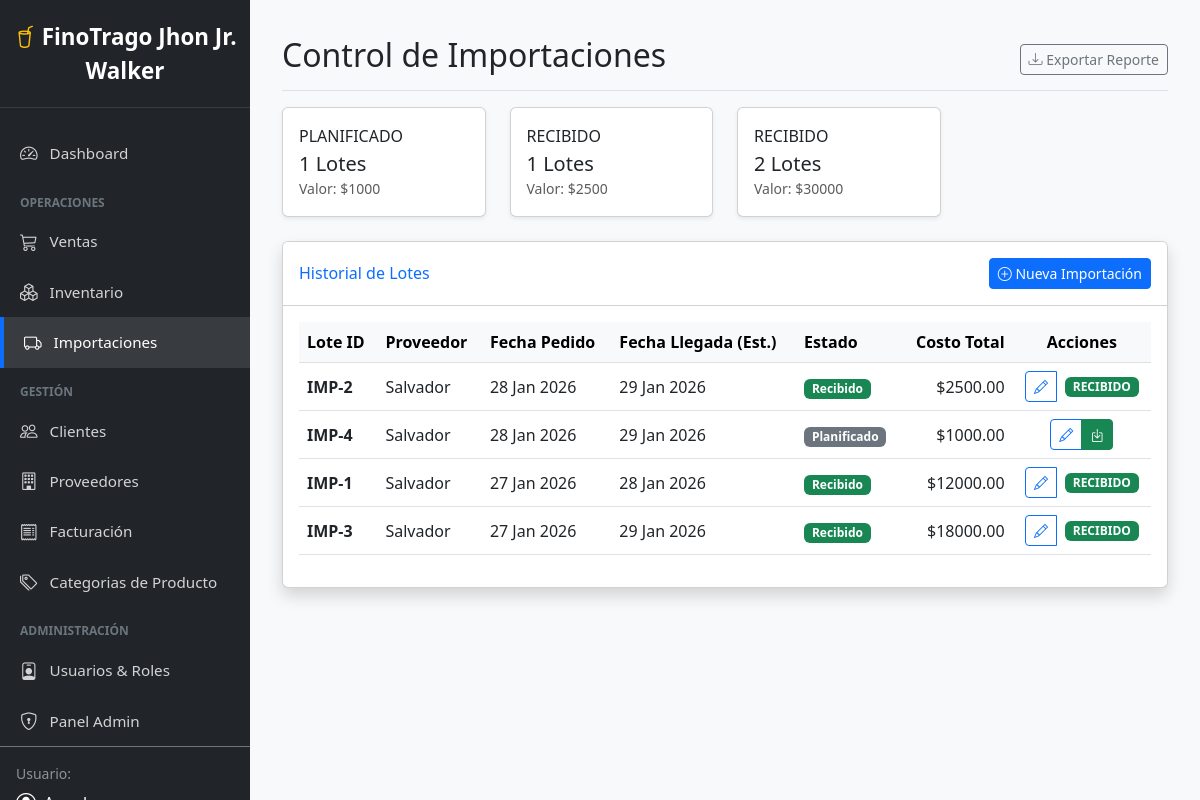
The page /importaciones/ (signed in) on the database its author committed.
### dashboard/models.py (models this page shows, shortened)
class Importacion(models.Model): # Tabla Importaciones
    proveedor = models.ForeignKey(Proveedor, on_delete=models.CASCADE)
    fecha_pedido = models.DateField()
    fecha_llegada = models.DateField(blank=True, null=True)
    estado = models.CharField(max_length=20, default='PLANIFICADO')
    total = models.DecimalField(max_digits=12, decimal_places=2, default=0)
    observacion = models.TextField(blank=True, null=True)
    stock_ingresado = models.BooleanField(default=False)
    @property
    def numero_lote(self): return f"IMP-{self.id}"
    @property
    def costo_total(self): return self.total
    class Meta:
        verbose_name_plural = "Importaciones"

class Proveedor(models.Model):
    nombre = models.CharField(max_length=100)
    tipo_proveedor = models.CharField(max_length=200, blank=True, null=True) # Según diagrama
    contacto = models.CharField(max_length=100, blank=True, null=True)
    telefono = models.CharField(max_length=20)
    email = models.EmailField(blank=True, null=True)
    direccion = models.CharField(max_length=200, blank=True, null=True)
    pais = models.CharField(max_length=50, blank=True, null=True) # Para dashboard "pais_origen"
    fecha_registro = models.DateTimeField(auto_now_add=True)
    class Meta:
        verbose_name_plural = "Proveedores"

### dashboard/decorators.py (the view)
        def wrapper(request, *args, **kwargs):
            perfil = getattr(request.user, 'perfil', None)
            if not perfil or not perfil.tiene_permiso(nombre_permiso):
                messages.error(request, "No tienes permisos para realizar esta acción.")
                return redirect('dashboard:principal')
            return view_func(request, *args, **kwargs)

### dashboard/models.py (called while the page is built)
    def tiene_permiso(self, permiso):
        if not self.rol:
            return False
        return self.rol.permisos.filter(nombre=permiso).exists()

### dashboard/templatetags/permisos.py (called while the page is built)
@register.filter
def tiene_permiso(usuario, permiso):
    if not usuario or not hasattr(usuario, 'perfil'):
        return False
    return usuario.perfil.tiene_permiso(permiso)

### dashboard/views.py (called while the page is built)
@login_required
@permiso_requerido('modulo_importacion')
def dashboard_importaciones(request):
    importaciones = Importacion.objects.all().order_by('-fecha_pedido')
    por_estado = importaciones.values('estado').annotate(
        cantidad=Count('id'),
        total=Sum('total')
    )
    context = {
        'importaciones': importaciones,
        'por_estado': por_estado
    }
    return render(request, 'dashboard/importaciones.html', context)

### dashboard/templates/dashboard/importaciones.html (shortened to what this page needs)
{% extends "dashboard/base.html" %}
{% block content %}
<div class="contenido-ajustado">
    <div class="container-fluid pt-3">
        <div class="d-flex justify-content-between flex-wrap flex-md-nowrap align-items-center pb-2 mb-3 border-bottom">
            <h1 class="h2">Control de Importaciones</h1>
            <div class="btn-toolbar mb-2 mb-md-0">
                <button class="btn btn-sm btn-outline-secondary">
                    <i class="bi bi-download"></i> Exportar Reporte
                </button>
            </div>
        </div>
        <div class="row mb-4">
            {% for estado in por_estado %}
            <div class="col-md-3">
                <div class="card shadow-sm border-start-lg border-start-primary h-100">
                    <div class="card-body">
                        <div class="text-xs font-weight-bold text-uppercase mb-1">
                            {{ estado.estado }}
                        </div>
                        <div class="h5 mb-0 font-weight-bold text-gray-800">{{ estado.cantidad }} Lotes</div>
                        <small class="text-muted">Valor: ${{ estado.total|floatformat:0 }}</small>
                    </div>
                </div>
            </div>
            {% endfor %}
        </div>
        <div class="card shadow mb-4">
            <div class="card-header py-3 bg-white d-flex justify-content-between align-items-center">
                <h6 class="m-0 font-weight-bold text-primary">Historial de Lotes</h6>
                <a href="{% url 'dashboard:crear_importacion' %}" class="btn btn-sm btn-primary">
    <i class="bi bi-plus-circle"></i> Nueva Importación
</a>
            </div>
            <div class="card-body">
                <div class="table-responsive">
                    <table class="table table-hover align-middle">
                        <thead class="table-light">
                            <tr>
                                <th>Lote ID</th>
                                <th>Proveedor</th>
                                <th>Fecha Pedido</th>
                                <th>Fecha Llegada (Est.)</th>
                                <th>Estado</th>
                                <th class="text-end">Costo Total</th>
                                <th class="text-center">Acciones</th>
                            </tr>
                        </thead>
                        <tbody>
                            {% for imp in importaciones %}
                            <tr>
                                <td>
                                    <span class="fw-bold text-dark">{{ imp.numero_lote }}</span>
                                </td>
                                <td>{{ imp.proveedor.nombre }}</td>
                                <td>{{ imp.fecha_pedido|date:"d M Y" }}</td>
                                <td>
                                    {% if imp.fecha_llegada %}
                                        {{ imp.fecha_llegada|date:"d M Y" }}
                                    {% else %}
                                        <span class="text-muted">Pendiente</span>
                                    {% endif %}
                                </td>
                                <td>
                                    {% if imp.estado == 'PLANIFICADO' %}
                                        <span class="badge bg-secondary">Planificado</span>
                                    {% elif imp.estado == 'EN_TRANSITO' %}
                                        <span class="badge bg-primary">En Tránsito</span>
                                    {% elif imp.estado == 'ADUANA' %}
                                        <span class="badge bg-warning text-dark">En Aduana</span>
                                    {% elif imp.estado == 'RECIBIDO' %}
                                        <span class="badge bg-success">Recibido</span>
                                    {% endif %}
                                </td>
                                <td class="text-end">${{ imp.costo_total|floatformat:2 }}</td>
                                <td class="text-center">
                                    <div class="btn-group" role="group">
                                        <a href="/admin/dashboard/importacion/{{ imp.id }}/change/"
                                        class="btn btn-sm btn-outline-primary"
                                        title="Editar">
                                            <i class="bi bi-pencil"></i>
                                        </a>
                                        {% if imp.estado != "RECIBIDO" %}
                                        <a href="{% url 'dashboard:recibir_importacion' imp.id %}"
                                        class="btn btn-sm btn-success"
                                        title="Recibir productos"
                                        onclick="return confirm('¿Confirmar recepción de productos y actualización de stock?')">
                                            <i class="bi bi-box-arrow-in-down"></i>
                                        </a>
                                        {% else %}
                                        <span class="badge bg-success align-self-center ms-2">
                                            RECIBIDO
                                        </span>
                                        {% endif %}
                                    </div>
                                </td>
                            </tr>
                            {% endfor %}
                        </tbody>
                    </table>
                </div>
            </div>
        </div>
    </div>
</div>
{% endblock %}

### dashboard/templates/dashboard/base.html (style rules this page uses)
body { min-height: 100vh; overflow-x: hidden; background-color: #f8f9fa; }

### dashboard/templates/dashboard/importaciones.html (style rules this page uses)
.contenido-ajustado { margin-left: 250px; padding: 20px; width: calc(100% - 250px); }

### rows shown on the page
Importacion: estado "PLANIFICADO", cantidad "1", total "1000", numero_lote "IMP-4", proveedor.nombre "Salvador", fecha_pedido "28 Jan 2026", fecha_llegada "29 Jan 2026", shows "Planificado", costo_total "1000.00"
Importacion: estado "RECIBIDO", cantidad "1", total "2500", numero_lote "IMP-2", proveedor.nombre "Salvador", fecha_pedido "28 Jan 2026", fecha_llegada "29 Jan 2026", shows "Recibido", costo_total "2500.00"
Importacion: numero_lote "IMP-1", proveedor.nombre "Salvador", fecha_pedido "27 Jan 2026", fecha_llegada "28 Jan 2026", estado "Recibido", costo_total "12000.00"
Importacion: numero_lote "IMP-3", proveedor.nombre "Salvador", fecha_pedido "27 Jan 2026", fecha_llegada "29 Jan 2026", estado "Recibido", costo_total "18000.00"

### other values the page prints
{{ estado.estado }} "RECIBIDO"
{{ estado.cantidad }} "2"
{{ estado.total|floatformat:0 }} "30000"
